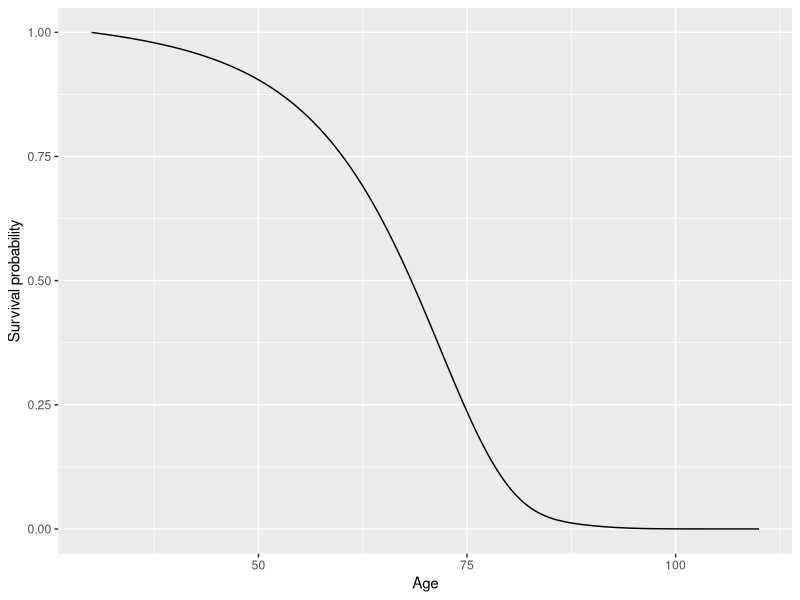

Write R code to recreate this figure.
## ---- chunk 1
knitr::opts_chunk$set(echo = TRUE)
## ---- chunk 2
#required libraries: 
library(tidyverse)
library(scales)
## ---- chunk 3
#0: alive, 1: disabeld, 2: critcally ill, 3: dead 
lambda <- function(t){
  
  #constants given in exercise:
  a1 <- 4*10**(-4)
  b1 <- 3.4674*10**(-6)
  c1 <- 0.138155 
  a2 <- 5*10**(-4)
  b2 <- 7.5858*10**(-5)
  c2 <- 0.08749
  
  #alive
  m01 <- a1 + b1*exp(c1*t)
  m02 <- 0.05*m01 
  m03 <- a2 + b2*exp(c2*t)
  m00 <- -(m01 + m02 + m03)
  
  #disabeld
  m10 <- 0.1*m01 
  m12 <- m02 
  m13 <- m03 
  m11 <- -(m10 + m12 + m13)
  
  #critically ill
  m23 <- 1.2*m13
  m21 <- 0 
  m20 <- 0 
  m22 <- -(m23 + m21 +m20)
  
  #deceased
  m30 <- m31 <- m32 <- m33 <- 0
  
  transition_rates <- c(m00, m01, m02, m03, 
                        m10, m11, m12, m13, 
                        m20, m21, m22, m23, 
                        m30, m31, m32, m33)
  
  L <- matrix(transition_rates, nrow=4, byrow=TRUE)
  
  return(L)
}
## ---- chunk 4
field <- function(t,M){
  return(M%*%lambda(t))
}

#field(t0, P0)

Euler <- function(t0,P0,h,tn){
  if(t0==tn){ return(P0)}
  N <- (tn-t0)/h
  D <- dim(P0)[1] #gives dimension of mxn matrix dim = c(m,n)
  #Initial condition at s
  P <- array(diag(D*(N+1)), dim=c(D,D,N+1))
  #First iteration
  P[,,1] <- P0 + h*field(t0,P0)
  
  
  for(n in 1:N){
    P[,,n+1] <- P[,,n]+h*field(t0+n*h,P[,,n])
  }
  return(P) #returns array, array(data , dim= c(3,3,2)), this stores 2 3x3 matricies
}

t0 <- 30       #start age
P0 <- diag(4)  #initial start with P(s,s) = I
tn <- 110      #end age
h <- 1/12      #step size 
N <- (tn-t0)/h #number of steps

sol <- Euler(t0,P0,h,tn) #contains ages transition probs from 30 to 110
#p_surv(30,75): 
sol[1,1, ][12*35]

## ---- chunk 5
a <- seq(30, 110, length = length(sol[1,1, ]))
b <- sol[1,1, ]


df <- data.frame(a,b)
colnames(df) <- c("age", "survival_prob")

fig <- df %>% 
  ggplot(aes(x = age, y = survival_prob)) + 
  geom_line() + 
  scale_y_continuous() + 
  xlab("Age") + 
  ylab("Survival probability") 

fig
## ---- chunk 6
T <- 10     #length of contract
x <- 60     #age of insured
D <- 20000  #disability pension while disabeld
B <- 50000  #death benefit 
r <- 0.05   #intensity rate
## ---- chunk 7
#states 0:alive, 1:disabled, 2:dead

mu01 <- function(u){
  a1 <- 4*10^{-4}
  b1 <- 3.4674*10^{-6}
  c1 <- 0.138755
  return(a1 + b1*exp(c1*u))
}

mu02 <- function(u){
  a2 <- 5*10^{-4}
  b2 <- 7.5858*10^{-5}
  c2 <- 0.087498
  return(a2 + b2*exp(c2*u))
}

mu12 <- function(u){
  return(mu02(u))
}

mu10 <- function(u){
  return(0.1*mu01(u))
}

## ---- chunk 8
#a.e. derivative of a_{\diamond}(t)
dis_dot <- function(t){
  if(t >= 0 && t<T){ return(D) }
  if(t >= T){ return(0) }
}

#PV of policy V0 and V1
h <- 1/12
N <- T/h

PV_act <- PV_dis <- rep(0,N+1)
PV_act[N+1] <- PV_dis[N+1] <- 0 #by construction of contract

for(i in N:1){
  PV_act[i] <- PV_act[i+1] - h*(r*PV_act[i+1]
                                - mu01(x+(i+1)*h)*(PV_dis[i+1]-PV_act[i+1])
                                - mu02(x+(i+1)*h)*(B-PV_act[i+1])
                                )
  
  PV_dis[i] <- PV_dis[i+1] - h*(r*PV_dis[i+1]- dis_dot((i+1)*h)
                                - mu10(x+(i+1)*h)*(PV_act[i+1]-PV_dis[i+1])
                                + mu12(x+(i+1)*h)*PV_dis[i+1]
                                )
} 
## ---- chunk 9
pi0 <- PV_act[1]
pi0
## ---- chunk 10
#a.e derivative a_{*}:
a_dot_prem1 <- function(t){
  if(t >= 0 && t < T){ return(-1) }
  if(t >= T){ return(0) }
}

PV_prem1_act <- PV_prem1_dis <- rep(0,N+1)
PV_prem1_act[N+1] <- PV_prem1_dis[N+1] <- 0 #follows from contract 

for(i in N:1){
  PV_prem1_act[i] <- PV_prem1_act[i+1] - h*(r*PV_prem1_act[i+1] - a_dot_prem1((i+1)*h)
                                - mu01(x+(i+1)*h)*(PV_prem1_dis[i+1]-PV_prem1_act[i+1])
                                + mu02(x+(i+1)*h)*(PV_prem1_act[i+1])
                                )
  
  PV_prem1_dis[i] <- PV_prem1_dis[i+1] - h*(r*PV_prem1_dis[i+1] 
                                - mu10(x+(i+1)*h)*(PV_prem1_act[i+1]-PV_prem1_dis[i+1])
                                + mu12(x+(i+1)*h)*PV_prem1_dis[i+1]
                                )
}
PV_prem1_act[1]
## ---- chunk 11
pi0

yearly_premium <- (-1)*pi0/PV_prem1_act[1]
yearly_premium
## ---- chunk 12
x <- 40 
T <- 20 
E <- 115000
B <- 220000
r <- 0.03 
## ---- chunk 13
#0:alive, 1:dead

mu01_x <- function(t){
  return(0.0018 + 0.0004*t)
}

p_surv_x <- function(t,s){
  f <- mu01_x
  integral <- integrate(f, lower = t, upper = s)$value
  return(exp((-1)*integral))
}

## ---- chunk 14
V2 <- rep(0,T+1) 
V2[T+1] <- E^{2}

for(n in (T-1):0){
  V2[n+1] <- exp(-2*r)*(p_surv_x(n,n+1)*V2[n+2] + B^{2}*(1-p_surv_x(n,n+1)))
}
V2
## ---- chunk 15
x <- 60 
T <- 10 
D <- 30000
B <- 50000 
r <- 0.05
u <- 60000
